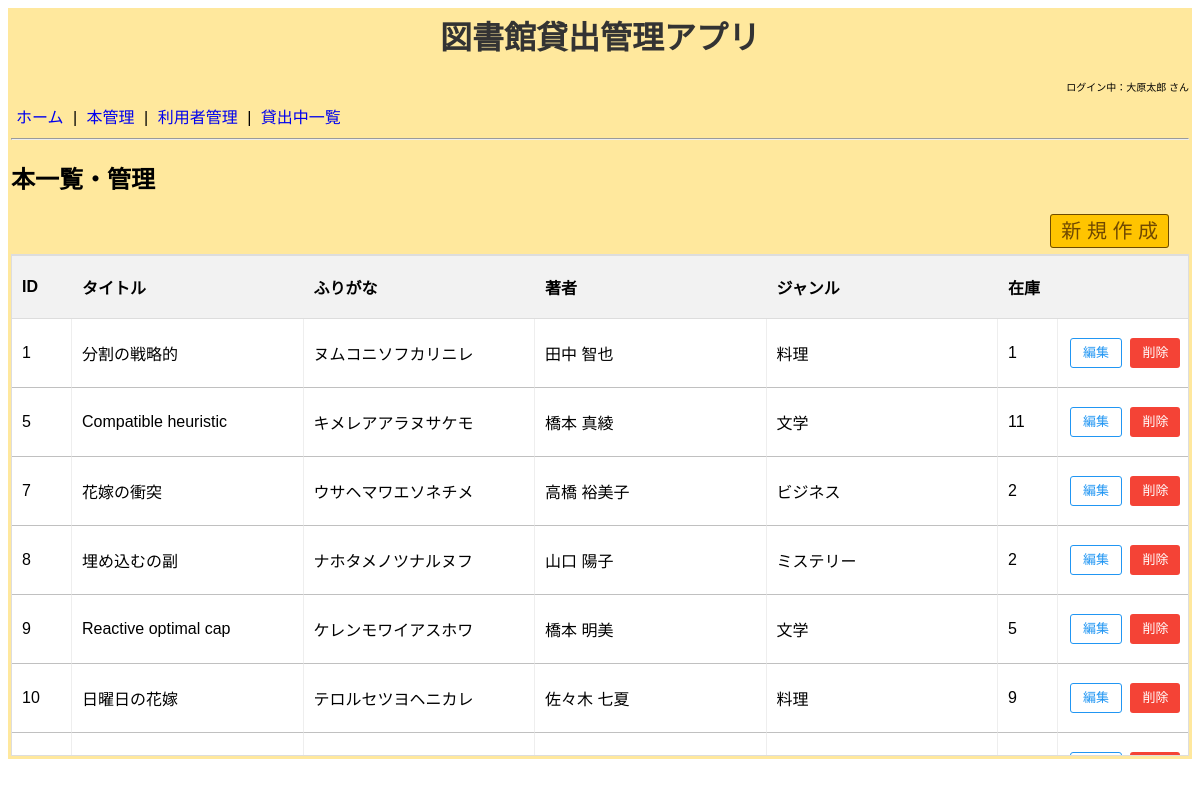
The page /books/ on the database its author committed.
### models.py (models this page shows, shortened)
class Book(db.Model):
    __tablename__ = 'books'
    book_id = db.Column(db.Integer, primary_key=True, autoincrement=True)
    title = db.Column(db.String(200), nullable=False)
    kana = db.Column(db.String(200), nullable=False)
    author = db.Column(db.String(200), nullable=False)
    genre = db.Column(db.String(200), nullable=False)
    stock = db.Column(db.Integer, nullable=False)
    created_at = db.Column(db.DateTime, nullable=False, default=db.func.now())
    deleted_at = db.Column(db.DateTime, nullable=True)
    borrows = db.relationship('Borrow', backref='book', lazy=True)

### application/books/views.py (the view)
@books_blueprint.route('/')
def index():
    edit_id = request.args.get('edit_id', type=int)
    list_books = Book.query.filter(Book.deleted_at.is_(None)).all()
    form = BookForm()
    borrowed_books = {
        b.book_id
        for b in Borrow.query.filter_by(returned_at=None).all()
    }
    return render_template('books/list.html',
                            list_books=list_books,
                            borrowed_books=borrowed_books,
                            edit_id=edit_id,
                            form=form)

### application/books/forms.py
class BookForm( FlaskForm ):
    title = StringField('タイトル',
                       validators=[DataRequired(message="必須項目です")])
    kana = StringField('ふりがな',
                       validators=[DataRequired(message="必須項目です")])
    author = StringField('著者',
                       validators=[DataRequired(message="必須項目です")])
    genre = StringField('ジャンル',
                       validators=[DataRequired(message="必須項目です")])
    stock = SelectField('在庫冊数',
                    choices=[(i, str(i)) for i in range(11)],
                    coerce=int,
                    validators=[InputRequired(message="必須項目です")])
    submit = SubmitField('登録する')

### templates/books/list.html (shortened to what this page needs)
{% extends "base.html" %}
{% block content %}
    <h2>本一覧・管理</h2>
    <div style="text-align: right; padding-right: 20px;">
        <a href="{{ url_for('books.new_book') }}" class="shinki-button">新 規 作 成</a>
    </div>
    <div class="table-wrapper">
        <table class="user-table">
            <colgroup>
                <col style="width: 60px;">
                <col class="col-name">
                <col class="col-name">
                <col class="col-name">
                <col class="col-name">
                <col style="width: 60px;">
                <col style="width: 130px;">
            </colgroup>
            <thead>
                <tr>
                    <th>ID</th>
                    <th>タイトル</th>
                    <th>ふりがな</th>
                    <th>著者</th>
                    <th>ジャンル</th>
                    <th>在庫</th>
                    <th></th>
                </tr>
            </thead>
            <tbody>
                {% for book in list_books %}
                <tr>
                    <td>{{ book.book_id }}</td>
                    {% if book.book_id == edit_id %}
                        <td>
                            <input type="text" name="title" form="form-{{book.book_id}}"
                                value="{{ form.title.data if form.title.data is not none else book.title }}" class="table-input">
                            {% for error in form.title.errors %}<span class="error">{{ error }}</span>{% endfor %}
                        </td>
                        <td>
                            <input type="text" name="kana" form="form-{{book.book_id}}"
                                value="{{ form.kana.data if form.kana.data is not none else book.kana }}" class="table-input">
                            {% for error in form.kana.errors %}<span class="error">{{ error }}</span>{% endfor %}
                        </td>
                        <td>
                            <input type="text" name="author" form="form-{{book.book_id}}"
                                value="{{ form.author.data if form.author.data is not none else book.author }}" class="table-input">
                            {% for error in form.author.errors %}<span class="error">{{ error }}</span>{% endfor %}
                        </td>
                        <td>
                            <input type="text" name="genre" form="form-{{book.book_id}}"
                                value="{{ form.genre.data if form.genre.data is not none else book.genre }}" class="table-input">
                            {% for error in form.genre.errors %}<span class="error">{{ error }}</span>{% endfor %}
                        </td>
                        <td>
                            <select name="stock" form="form-{{book.book_id}}" class="table-input">
                                {% for i in range(11) %}
                                <option value="{{ i }}" {% if (form.stock.data if form.stock.data is not none else book.stock)|int == i %}selected{% endif %}>{{ i }}</option>
                                {% endfor %}
                            </select>
                            {% for error in form.stock.errors %}<span class="error">{{ error }}</span>{% endfor %}
                        </td>
                        <td class="actions">
                            <form id="form-{{book.book_id}}" action="{{ url_for('books.update_book', book_id=book.book_id) }}" method="POST">
                                {{ form.hidden_tag() }}
                                <input type="submit" value="確定" class="confirm-button">
                                <a href="{{ url_for('books.index') }}" class="cancel-link">キャンセル</a>
                            </form>
                        </td>
                    {% else %}
                        <td>{{ book.title }}</td>
                        <td>{{ book.kana }}</td>
                        <td>{{ book.author }}</td>
                        <td>{{ book.genre }}</td>
                        <td>{{ book.stock }}</td>
                        <td class="actions">
                            {% if book.book_id in borrowed_books %}
                                <a href="{{ url_for('books.index', edit_id=book.book_id) }}"
                                class="edit-button"
                                onclick="return confirm('貸出中の本です。\n編集しますか？')">編集</a>
                            {% else %}
                                <a href="{{ url_for('books.index', edit_id=book.book_id) }}"
                                class="edit-button">編集</a>
                            {% endif %}
                            {% if book.book_id in borrowed_books %}
                                <input type="button"
                                    value="削除"
                                    class="delete-button"
                                    onclick="alert('貸出中の本は削除できません。')">
                            {% else %}
                                <form action="{{ url_for('books.delete_book', book_id=book.book_id) }}"
                                    method="POST"
                                    style="display:inline;">
                                    <input type="submit"
                                        value="削除"
                                        class="delete-button"
                                        onclick="return confirm('本当に削除しますか？')">
                                </form>
                            {% endif %}
                        </td>
                    {% endif %}
                </tr>
                {% endfor %}
            </tbody>
        </table>
    </div>
</div>
{% endblock %}

### static/style.css (style rules this page uses)
.delete-button { background-color: #f44336; color: white; border: none; padding: 5px 10px; border-radius: 3px; cursor: pointer; font-size: 14px; margin-top: 5px; }
.table-wrapper { max-height: 500px; overflow-y: auto; border: 1px solid #ddd; margin-top: 10px; padding: 0; }
.user-table { width: 100%; border-collapse: separate; border-spacing: 0; table-layout: fixed; }
.user-table thead th { position: sticky; top: 0; z-index: 10; background-color: #f2f2f2; font-weight: bold; text-align: left; padding: 12px 10px; box-shadow: inset 0 -1px 0 #ddd, inset 0 1px 0 #ddd; }
.user-table th:first-child, .user-table td:first-child { border-left: none; }
.user-table td { padding: 10px; background-color: #fff; border-bottom: 1px solid #c0c0c0; border-right: 1px solid #eee; height: 48px; vertical-align: middle; }
.user-table th:last-child, .user-table td:last-child { border-right: none; }
.user-table th { background-color: #f2f2f2; padding: 10px; height: 40px; text-align: left; }
.actions { text-align: right; white-space: nowrap; padding-right: 15px; }
.delete-button { background-color: #f44336; color: white; border: none; padding: 5px 10px; border-radius: 3px; cursor: pointer; font-size: 14px; }
.edit-button { background-color: #ffffff; color: #2196F3; border: 1px solid #2196F3; padding: 5px 10px; border-radius: 3px; text-decoration: none; font-size: 14px; display: inline-block; cursor: pointer; }
.actions form { display: inline-flex; align-items: center; margin: 0; vertical-align: middle; }
.shinki-button { background-color: rgb(255, 196, 0); color: rgb(112, 73, 0); border: 1px solid #6e4b00; padding: 5px 10px; border-radius: 3px; font-size: 20px; cursor: pointer; text-decoration: none; }
.edit-button, .confirm-button, .delete-button { height: 30px; line-height: 28px; padding: 0 12px; display: inline-block; box-sizing: border-box; font-size: 13px; vertical-align: middle; margin: 0 2px; text-align: center; }

### rows shown on the page
Book: book_id "1", title "分割の戦略的", kana "ヌムコニソフカリニレ", author "田中 智也", genre "料理", stock "1"
Book: book_id "5", title "Compatible heuristic", kana "キメレアアラヌサケモ", author "橋本 真綾", genre "文学", stock "11"
Book: book_id "7", title "花嫁の衝突", kana "ウサヘマワエソネチメ", author "高橋 裕美子", genre "ビジネス", stock "2"
Book: book_id "8", title "埋め込むの副", kana "ナホタメノツナルヌフ", author "山口 陽子", genre "ミステリー", stock "2"
Book: book_id "9", title "Reactive optimal cap", kana "ケレンモワイアスホワ", author "橋本 明美", genre "文学", stock "5"
Book: book_id "10", title "日曜日の花嫁", kana "テロルセツヨヘニカレ", author "佐々木 七夏", genre "料理", stock "9"
